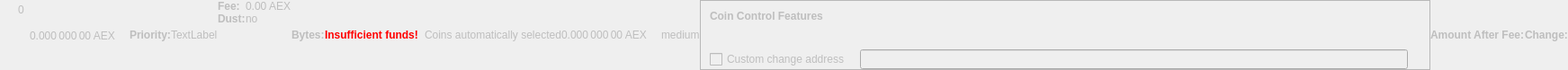
    <widget class="QWidget" name="dummyHideWidget" native="true">
     <property name="enabled">
      <bool>false</bool>
     </property>
     <property name="maximumSize">
      <size>
       <width>100</width>
       <height>22</height>
      </size>
     </property>
     <layout class="QHBoxLayout" name="dummyHideLayout">
      <property name="spacing">
       <number>0</number>
      </property>
      <property name="leftMargin">
       <number>0</number>
      </property>
      <property name="topMargin">
       <number>0</number>
      </property>
      <property name="rightMargin">
       <number>0</number>
      </property>
      <property name="bottomMargin">
       <number>0</number>
      </property>
      <item>
       <layout class="QFormLayout" name="formLayoutCoinControl1">
        <property name="horizontalSpacing">
         <number>10</number>
        </property>
        <property name="verticalSpacing">
         <number>14</number>
        </property>
        <property name="leftMargin">
         <number>10</number>
        </property>
        <property name="topMargin">
         <number>4</number>
        </property>
        <property name="rightMargin">
         <number>6</number>
        </property>
        <item row="0" column="1">
         <widget class="QLabel" name="labelCoinControlBytes">
          <property name="cursor">
           <cursorShape>IBeamCursor</cursorShape>
          </property>
          <property name="contextMenuPolicy">
           <enum>Qt::ActionsContextMenu</enum>
          </property>
          <property name="text">
           <string notr="true">0</string>
          </property>
          <property name="textInteractionFlags">
           <set>Qt::LinksAccessibleByMouse|Qt::TextSelectableByKeyboard|Qt::TextSelectableByMouse</set>
          </property>
         </widget>
        </item>
       </layout>
      </item>
      <item>
       <widget class="QLabel" name="labelCoinControlAfterFee">
        <property name="enabled">
         <bool>false</bool>
        </property>
        <property name="sizePolicy">
         <sizepolicy hsizetype="Fixed" vsizetype="Fixed">
          <horstretch>0</horstretch>
          <verstretch>0</verstretch>
         </sizepolicy>
        </property>
        <property name="minimumSize">
         <size>
          <width>111</width>
          <height>12</height>
         </size>
        </property>
        <property name="maximumSize">
         <size>
          <width>111</width>
          <height>12</height>
         </size>
        </property>
        <property name="cursor">
         <cursorShape>IBeamCursor</cursorShape>
        </property>
        <property name="contextMenuPolicy">
         <enum>Qt::ActionsContextMenu</enum>
        </property>
        <property name="text">
         <string notr="true">0.000 000 00 AEX</string>
        </property>
        <property name="textInteractionFlags">
         <set>Qt::LinksAccessibleByMouse|Qt::TextSelectableByKeyboard|Qt::TextSelectableByMouse</set>
        </property>
       </widget>
      </item>
      <item>
       <widget class="QLabel" name="labelCoinControlPriorityText">
        <property name="enabled">
         <bool>false</bool>
        </property>
        <property name="font">
         <font>
          <weight>75</weight>
          <bold>true</bold>
         </font>
        </property>
        <property name="text">
         <string>Priority:</string>
        </property>
       </widget>
      </item>
      <item>
       <layout class="QHBoxLayout" name="horizontalLayout">
        <item>
         <widget class="QLabel" name="WarningLabel">
          <property name="text">
           <string>TextLabel</string>
          </property>
         </widget>
        </item>
       </layout>
      </item>
      <item>
       <layout class="QFormLayout" name="formLayoutCoinControl3">
        <property name="horizontalSpacing">
         <number>0</number>
        </property>
        <property name="verticalSpacing">
         <number>0</number>
        </property>
        <property name="leftMargin">
         <number>0</number>
        </property>
        <property name="topMargin">
         <number>0</number>
        </property>
        <property name="rightMargin">
         <number>0</number>
        </property>
        <item row="0" column="0">
         <widget class="QLabel" name="labelCoinControlFeeText">
          <property name="enabled">
           <bool>false</bool>
          </property>
          <property name="font">
           <font>
            <weight>75</weight>
            <bold>true</bold>
           </font>
          </property>
          <property name="text">
           <string>Fee:</string>
          </property>
          <property name="margin">
           <number>0</number>
          </property>
         </widget>
        </item>
        <item row="0" column="1">
         <widget class="QLabel" name="labelCoinControlFee">
          <property name="enabled">
           <bool>false</bool>
          </property>
          <property name="cursor">
           <cursorShape>IBeamCursor</cursorShape>
          </property>
          <property name="contextMenuPolicy">
           <enum>Qt::ActionsContextMenu</enum>
          </property>
          <property name="text">
           <string notr="true">0.00 AEX</string>
          </property>
          <property name="textInteractionFlags">
           <set>Qt::LinksAccessibleByMouse|Qt::TextSelectableByKeyboard|Qt::TextSelectableByMouse</set>
          </property>
         </widget>
        </item>
        <item row="1" column="0">
         <widget class="QLabel" name="labelCoinControlLowOutputText">
          <property name="enabled">
           <bool>false</bool>
          </property>
          <property name="font">
           <font>
            <weight>75</weight>
            <bold>true</bold>
           </font>
          </property>
          <property name="text">
           <string>Dust:</string>
          </property>
         </widget>
        </item>
        <item row="1" column="1">
         <widget class="QLabel" name="labelCoinControlLowOutput">
          <property name="enabled">
           <bool>false</bool>
          </property>
          <property name="cursor">
           <cursorShape>IBeamCursor</cursorShape>
          </property>
          <property name="contextMenuPolicy">
           <enum>Qt::ActionsContextMenu</enum>
          </property>
          <property name="text">
           <string>no</string>
          </property>
          <property name="textInteractionFlags">
           <set>Qt::LinksAccessibleByMouse|Qt::TextSelectableByKeyboard|Qt::TextSelectableByMouse</set>
          </property>
         </widget>
        </item>
       </layout>
      </item>
      <item>
       <widget class="QLabel" name="labelCoinControlBytesText">
        <property name="enabled">
         <bool>false</bool>
        </property>
        <property name="font">
         <font>
          <weight>75</weight>
          <bold>true</bold>
         </font>
        </property>
        <property name="text">
         <string>Bytes:</string>
        </property>
       </widget>
      </item>
      <item>
       <layout class="QFormLayout" name="formLayoutCoinControl2">
        <property name="horizontalSpacing">
         <number>0</number>
        </property>
        <property name="verticalSpacing">
         <number>0</number>
        </property>
        <property name="leftMargin">
         <number>0</number>
        </property>
        <property name="topMargin">
         <number>0</number>
        </property>
        <property name="rightMargin">
         <number>0</number>
        </property>
       </layout>
      </item>
      <item>
       <layout class="QHBoxLayout" name="horizontalLayoutCoinControl2">
        <property name="spacing">
         <number>0</number>
        </property>
        <property name="bottomMargin">
         <number>0</number>
        </property>
       </layout>
      </item>
      <item>
       <widget class="QLabel" name="labelCoinControlInsuffFunds">
        <property name="enabled">
         <bool>false</bool>
        </property>
        <property name="minimumSize">
         <size>
          <width>0</width>
          <height>0</height>
         </size>
        </property>
        <property name="font">
         <font>
          <weight>75</weight>
          <bold>true</bold>
         </font>
        </property>
        <property name="styleSheet">
         <string notr="true">color:red;font-weight:bold;</string>
        </property>
        <property name="text">
         <string>Insufficient funds!</string>
        </property>
        <property name="margin">
         <number>5</number>
        </property>
       </widget>
      </item>
      <item>
       <layout class="QFormLayout" name="formLayoutCoinControl4">
        <property name="horizontalSpacing">
         <number>0</number>
        </property>
        <property name="verticalSpacing">
         <number>0</number>
        </property>
        <property name="leftMargin">
         <number>0</number>
        </property>
        <property name="topMargin">
         <number>0</number>
        </property>
        <property name="rightMargin">
         <number>0</number>
        </property>
       </layout>
      </item>
      <item>
       <widget class="QLabel" name="labelCoinControlChangeLabel">
        <property name="enabled">
         <bool>false</bool>
        </property>
        <property name="sizePolicy">
         <sizepolicy hsizetype="Preferred" vsizetype="Expanding">
          <horstretch>0</horstretch>
          <verstretch>0</verstretch>
         </sizepolicy>
        </property>
        <property name="minimumSize">
         <size>
          <width>0</width>
          <height>0</height>
         </size>
        </property>
        <property name="text">
         <string/>
        </property>
        <property name="margin">
         <number>3</number>
        </property>
       </widget>
      </item>
      <item>
       <widget class="QLabel" name="labelCoinControlAutomaticallySelected">
        <property name="enabled">
         <bool>false</bool>
        </property>
        <property name="sizePolicy">
         <sizepolicy hsizetype="Fixed" vsizetype="Fixed">
          <horstretch>0</horstretch>
          <verstretch>0</verstretch>
         </sizepolicy>
        </property>
        <property name="minimumSize">
         <size>
          <width>0</width>
          <height>0</height>
         </size>
        </property>
        <property name="maximumSize">
         <size>
          <width>240</width>
          <height>16777215</height>
         </size>
        </property>
        <property name="text">
         <string>Coins automatically selected</string>
        </property>
        <property name="margin">
         <number>5</number>
        </property>
       </widget>
      </item>
      <item>
       <widget class="QLabel" name="labelCoinControlChange">
        <property name="enabled">
         <bool>false</bool>
        </property>
        <property name="sizePolicy">
         <sizepolicy hsizetype="Fixed" vsizetype="Fixed">
          <horstretch>0</horstretch>
          <verstretch>0</verstretch>
         </sizepolicy>
        </property>
        <property name="minimumSize">
         <size>
          <width>111</width>
          <height>0</height>
         </size>
        </property>
        <property name="maximumSize">
         <size>
          <width>111</width>
          <height>16777215</height>
         </size>
        </property>
        <property name="cursor">
         <cursorShape>IBeamCursor</cursorShape>
        </property>
        <property name="contextMenuPolicy">
         <enum>Qt::ActionsContextMenu</enum>
        </property>
        <property name="text">
         <string notr="true">0.000 000 00 AEX</string>
        </property>
        <property name="textInteractionFlags">
         <set>Qt::LinksAccessibleByMouse|Qt::TextSelectableByKeyboard|Qt::TextSelectableByMouse</set>
        </property>
       </widget>
      </item>
      <item>
       <widget class="QLabel" name="labelCoinControlPriority">
        <property name="enabled">
         <bool>false</bool>
        </property>
        <property name="cursor">
         <cursorShape>IBeamCursor</cursorShape>
        </property>
        <property name="contextMenuPolicy">
         <enum>Qt::ActionsContextMenu</enum>
        </property>
        <property name="text">
         <string>medium</string>
        </property>
        <property name="textInteractionFlags">
         <set>Qt::LinksAccessibleByMouse|Qt::TextSelectableByKeyboard|Qt::TextSelectableByMouse</set>
        </property>
       </widget>
      </item>
      <item>
       <widget class="QFrame" name="frameCoinControl">
        <property name="sizePolicy">
         <sizepolicy hsizetype="Expanding" vsizetype="Expanding">
          <horstretch>0</horstretch>
          <verstretch>0</verstretch>
         </sizepolicy>
        </property>
        <property name="maximumSize">
         <size>
          <width>16777215</width>
          <height>16777215</height>
         </size>
        </property>
        <property name="frameShape">
         <enum>QFrame::StyledPanel</enum>
        </property>
        <property name="frameShadow">
         <enum>QFrame::Sunken</enum>
        </property>
        <layout class="QVBoxLayout" name="verticalLayoutCoinControl2_2">
         <property name="spacing">
          <number>0</number>
         </property>
         <property name="leftMargin">
          <number>0</number>
         </property>
         <property name="topMargin">
          <number>0</number>
         </property>
         <property name="rightMargin">
          <number>0</number>
         </property>
         <property name="bottomMargin">
          <number>0</number>
         </property>
         <item>
          <layout class="QVBoxLayout" name="verticalLayoutCoinControl" stretch="0,0,0,1">
           <property name="spacing">
            <number>0</number>
           </property>
           <property name="leftMargin">
            <number>10</number>
           </property>
           <property name="topMargin">
            <number>10</number>
           </property>
           <item>
            <layout class="QHBoxLayout" name="horizontalLayoutCoinControl1">
             <property name="bottomMargin">
              <number>15</number>
             </property>
             <item>
              <widget class="QLabel" name="labelCoinControlFeatures">
               <property name="enabled">
                <bool>false</bool>
               </property>
               <property name="sizePolicy">
                <sizepolicy hsizetype="Preferred" vsizetype="Maximum">
                 <horstretch>0</horstretch>
                 <verstretch>0</verstretch>
                </sizepolicy>
               </property>
               <property name="font">
                <font>
                 <weight>75</weight>
                 <bold>true</bold>
                </font>
               </property>
               <property name="styleSheet">
                <string notr="true">font-weight:bold;</string>
               </property>
               <property name="text">
                <string>Coin Control Features</string>
               </property>
              </widget>
             </item>
            </layout>
           </item>
           <item>
            <widget class="QWidget" name="widgetCoinControl" native="true">
             <property name="sizePolicy">
              <sizepolicy hsizetype="Preferred" vsizetype="Preferred">
               <horstretch>0</horstretch>
               <verstretch>0</verstretch>
              </sizepolicy>
             </property>
             <property name="minimumSize">
              <size>
               <width>0</width>
               <height>0</height>
              </size>
             </property>
             <property name="styleSheet">
              <string notr="true"/>
             </property>
             <layout class="QHBoxLayout" name="horizontalLayoutCoinControl5_2">
              <property name="leftMargin">
               <number>0</number>
              </property>
              <property name="topMargin">
               <number>0</number>
              </property>
              <property name="rightMargin">
               <number>0</number>
              </property>
              <property name="bottomMargin">
               <number>0</number>
              </property>
              <item>
               <layout class="QHBoxLayout" name="horizontalLayoutCoinControl3">
                <property name="spacing">
                 <number>20</number>
                </property>
                <property name="topMargin">
                 <number>0</number>
                </property>
                <property name="bottomMargin">
                 <number>10</number>
                </property>
               </layout>
              </item>
             </layout>
            </widget>
           </item>
           <item>
            <layout class="QHBoxLayout" name="horizontalLayoutCoinControl4" stretch="0,0,0">
             <property name="spacing">
              <number>12</number>
             </property>
             <property name="sizeConstraint">
              <enum>QLayout::SetDefaultConstraint</enum>
             </property>
             <property name="topMargin">
              <number>5</number>
             </property>
             <property name="rightMargin">
              <number>5</number>
             </property>
             <item>
              <widget class="QCheckBox" name="checkBoxCoinControlChange">
               <property name="enabled">
                <bool>false</bool>
               </property>
               <property name="toolTip">
                <string>If this is activated, but the change address is empty or invalid, change will be sent to a newly generated address.</string>
               </property>
               <property name="text">
                <string>Custom change address</string>
               </property>
              </widget>
             </item>
             <item>
              <widget class="QValidatedLineEdit" name="lineEditCoinControlChange">
               <property name="enabled">
                <bool>false</bool>
               </property>
               <property name="sizePolicy">
                <sizepolicy hsizetype="Expanding" vsizetype="Fixed">
                 <horstretch>0</horstretch>
                 <verstretch>0</verstretch>
                </sizepolicy>
               </property>
              </widget>
             </item>
             <item>
              <widget class="QLabel" name="labelCoinControlChangeLabel_2">
               <property name="sizePolicy">
                <sizepolicy hsizetype="Preferred" vsizetype="Expanding">
                 <horstretch>0</horstretch>
                 <verstretch>0</verstretch>
                </sizepolicy>
               </property>
               <property name="minimumSize">
                <size>
                 <width>0</width>
                 <height>0</height>
                </size>
               </property>
               <property name="text">
                <string/>
               </property>
               <property name="margin">
                <number>3</number>
               </property>
              </widget>
             </item>
            </layout>
           </item>
           <item>
            <spacer name="verticalSpacerCoinControl">
             <property name="orientation">
              <enum>Qt::Vertical</enum>
             </property>
             <property name="sizeHint" stdset="0">
              <size>
               <width>800</width>
               <height>1</height>
              </size>
             </property>
            </spacer>
           </item>
          </layout>
         </item>
        </layout>
       </widget>
      </item>
      <item>
       <widget class="QLabel" name="labelCoinControlAfterFeeText">
        <property name="enabled">
         <bool>false</bool>
        </property>
        <property name="minimumSize">
         <size>
          <width>0</width>
          <height>0</height>
         </size>
        </property>
        <property name="maximumSize">
         <size>
          <width>16777215</width>
          <height>16777215</height>
         </size>
        </property>
        <property name="font">
         <font>
          <weight>75</weight>
          <bold>true</bold>
         </font>
        </property>
        <property name="text">
         <string>Amount After Fee:</string>
        </property>
        <property name="alignment">
         <set>Qt::AlignLeading|Qt::AlignLeft|Qt::AlignVCenter</set>
        </property>
        <property name="margin">
         <number>0</number>
        </property>
       </widget>
      </item>
      <item>
       <widget class="QLabel" name="labelCoinControlChangeText">
        <property name="enabled">
         <bool>false</bool>
        </property>
        <property name="sizePolicy">
         <sizepolicy hsizetype="Preferred" vsizetype="Preferred">
          <horstretch>0</horstretch>
          <verstretch>0</verstretch>
         </sizepolicy>
        </property>
        <property name="minimumSize">
         <size>
          <width>0</width>
          <height>0</height>
         </size>
        </property>
        <property name="maximumSize">
         <size>
          <width>16777215</width>
          <height>16777215</height>
         </size>
        </property>
        <property name="font">
         <font>
          <weight>75</weight>
          <bold>true</bold>
         </font>
        </property>
        <property name="text">
         <string>Change:</string>
        </property>
        <property name="alignment">
         <set>Qt::AlignLeading|Qt::AlignLeft|Qt::AlignVCenter</set>
        </property>
       </widget>
      </item>
     </layout>
    </widget>
